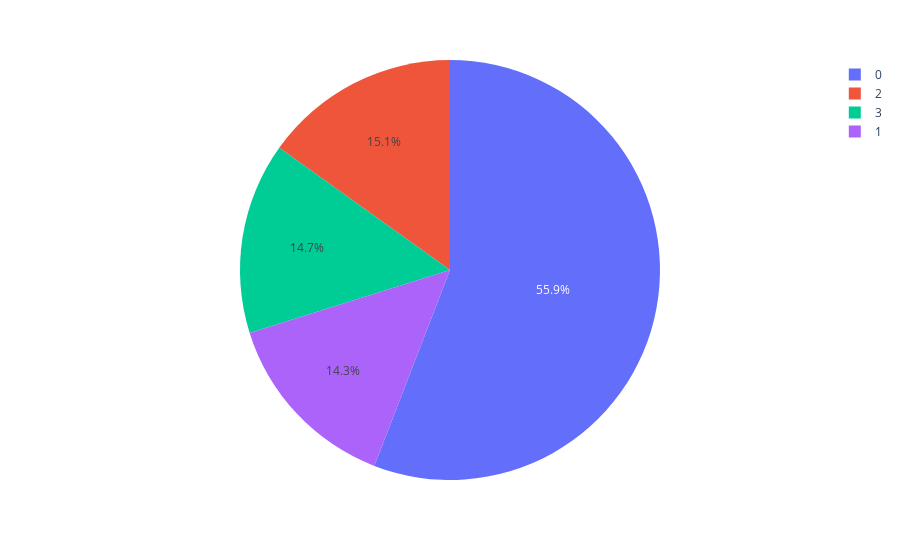

Write notebook code for a chart like this one.
### Code cell
import plotly.express as px
explore_label = sample_processed_json.groupby('label').agg('count').reset_index()
fig = px.pie(explore_label, values='content', names='label')
fig.show()

### Figure 1 — Plotly figure (JSON) as saved in the notebook; plotly's stock layout.template omitted (floating-point values rounded to 4 significant figures)
{"data": [{"domain": {"x": [0, 1], "y": [0, 1]}, "hovertemplate": "label=%{label}<br>content=%{value}<extra></extra>", "labels": [0, 1, 2, 3], "legendgroup": "", "name": "", "showlegend": true, "type": "pie", "values": [5587, 1429, 1511, 1473]}], "layout": {"legend": {"tracegroupgap": 0}, "margin": {"t": 60}}}
